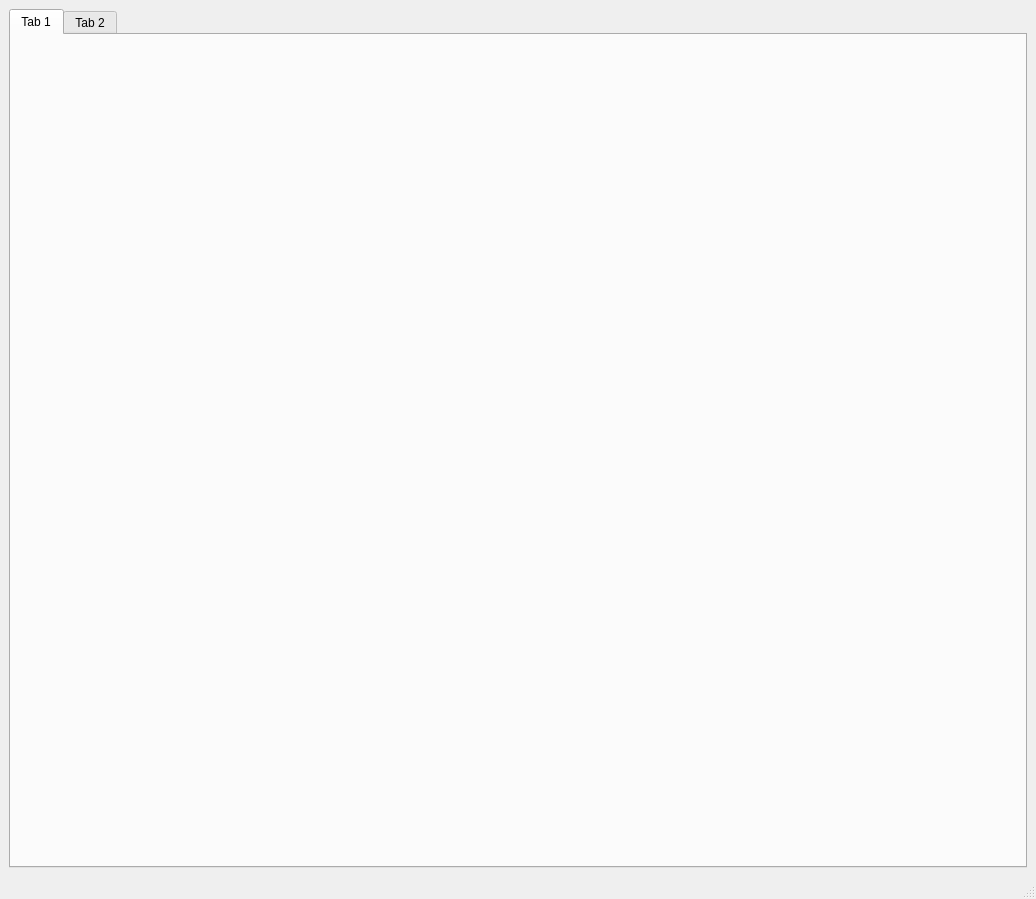
<?xml version="1.0" encoding="UTF-8"?>
<ui version="4.0">
 <class>MainWindow</class>
 <widget class="QMainWindow" name="MainWindow">
  <property name="geometry">
   <rect>
    <x>0</x>
    <y>0</y>
    <width>1036</width>
    <height>899</height>
   </rect>
  </property>
  <property name="windowTitle">
   <string>MainWindow</string>
  </property>
  <widget class="QWidget" name="centralwidget">
   <layout class="QHBoxLayout" name="horizontalLayout">
    <item>
     <widget class="QTabWidget" name="myTabWidget">
      <property name="currentIndex">
       <number>0</number>
      </property>
      <widget class="QWidget" name="tab">
       <attribute name="title">
        <string>Tab 1</string>
       </attribute>
      </widget>
      <widget class="QWidget" name="tab_2">
       <attribute name="title">
        <string>Tab 2</string>
       </attribute>
      </widget>
     </widget>
    </item>
   </layout>
  </widget>
  <widget class="QMenuBar" name="menubar">
   <property name="geometry">
    <rect>
     <x>0</x>
     <y>0</y>
     <width>1036</width>
     <height>17</height>
    </rect>
   </property>
  </widget>
  <widget class="QStatusBar" name="statusbar"/>
 </widget>
 <resources/>
 <connections/>
</ui>
